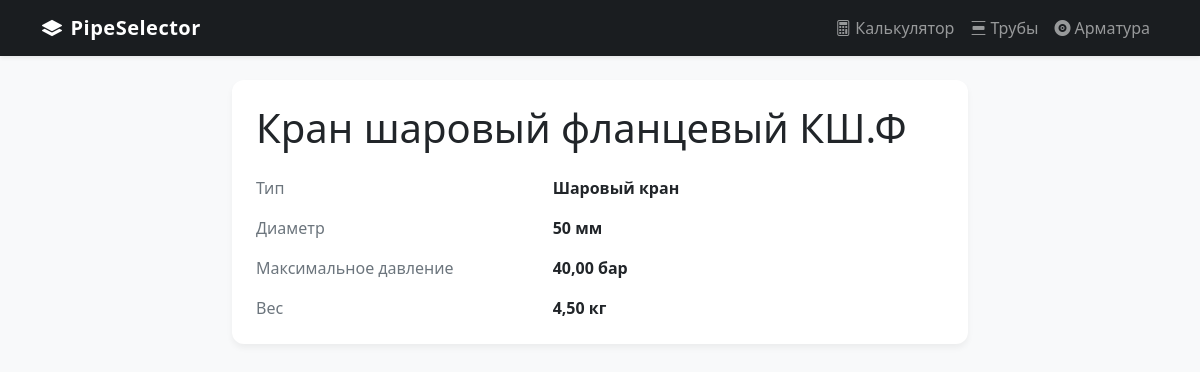
The page /valve/5/ on the database its author committed.
### catalog/models.py (models this page shows, shortened)
class Valve(models.Model):
    name = models.CharField(max_length=200)
    valve_type = models.CharField(max_length=100)
    diameter_mm = models.PositiveIntegerField()
    max_pressure_bar = models.DecimalField(max_digits=8, decimal_places=2)
    weight = models.DecimalField(max_digits=8, decimal_places=2)

### catalog/views.py (the view)
# urls.py: path('valve/<int:id>/', valve_detail, name='valve_detail'),
def valve_detail(request, id):
    valve = get_object_or_404(Valve, id=id)
    return render(request, 'catalog/valve_detail.html', {'valve': valve})

### catalog/templates/catalog/valve_detail.html
{% extends 'base.html' %}
{% block content %}
<div class="row justify-content-center">
    <div class="col-lg-8">
        <div class="card catalog-card">
            <div class="card-body p-4">
                <h1 class="section-title mb-4">{{ valve.name }}</h1>
                <div class="row mb-3">
                    <div class="col-sm-5 property-label">Тип</div>
                    <div class="col-sm-7 property-value">{{ valve.valve_type }}</div>
                </div>
                <div class="row mb-3">
                    <div class="col-sm-5 property-label">Диаметр</div>
                    <div class="col-sm-7 property-value">{{ valve.diameter_mm }} мм</div>
                </div>
                <div class="row mb-3">
                    <div class="col-sm-5 property-label">Максимальное давление</div>
                    <div class="col-sm-7 property-value">{{ valve.max_pressure_bar }} бар</div>
                </div>
                <div class="row mb-0">
                    <div class="col-sm-5 property-label">Вес</div>
                    <div class="col-sm-7 property-value">{{ valve.weight }} кг</div>
                </div>
            </div>
        </div>
    </div>
</div>
{% endblock %}

### catalog/templates/base.html (style rules this page uses)
body { background-color: #f8f9fa; font-family: system-ui, -apple-system, sans-serif; }
.catalog-card { border: none; border-radius: 12px; transition: transform 0.2s, box-shadow 0.2s; box-shadow: 0 4px 6px rgba(0,0,0,0.05); height: 100%; }
.property-label { color: #6c757d; display: flex; align-items: center; gap: 0.5rem; }
.property-value { font-weight: 600; color: #212529; }

### rows shown on the page
Valve: name "Кран шаровый фланцевый КШ.Ф", valve_type "Шаровый кран", diameter_mm "50", max_pressure_bar "40,00", weight "4,50"
